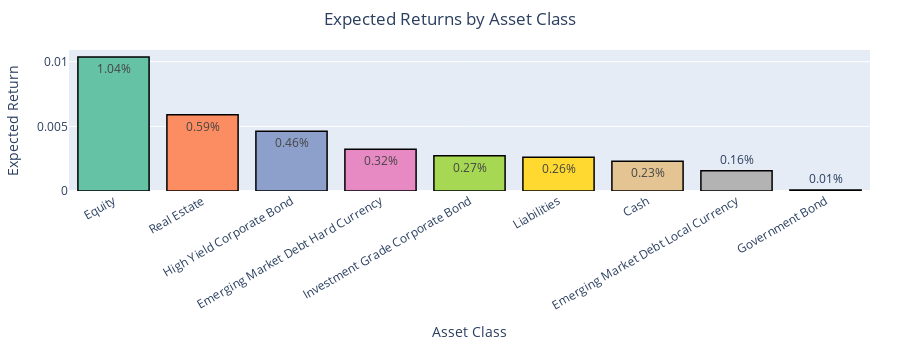

Here is the notebook cell this chart was saved with:
### Code cell
pio.renderers.default = "notebook_connected"
fig = px.bar(
    expected_returns.sort_values(ascending=False),
    title="Expected Returns by Asset Class",
    labels={"value": "Expected Return", "index": "Asset Class"},
    text_auto=".2%",
    color=expected_returns.index,
    color_discrete_sequence=px.colors.qualitative.Set2
)
fig.update_layout(
    showlegend=False,
    title_x=0.5,
    height=350,
    margin=dict(l=30, r=30, t=50, b=30),
    xaxis_tickangle=-30,
    font=dict(size=12)
)
fig.update_traces(marker_line_width=1.5, marker_line_color="black")
fig.show()

### Figure 1 — Plotly figure (JSON) as saved in the notebook; plotly's stock layout.template omitted (floating-point values rounded to 4 significant figures)
{"data": [{"hovertemplate": "color=Cash<br>Asset Class=%{x}<br>Expected Return=%{y}<extra></extra>", "legendgroup": "Cash", "marker": {"color": "rgb(102,194,165)", "line": {"color": "black", "width": 1.5}, "pattern": {"shape": ""}}, "name": "Cash", "orientation": "v", "showlegend": true, "textposition": "auto", "texttemplate": "%{y:.2%}", "type": "bar", "x": ["Equity"], "xaxis": "x", "y": [0.01036], "yaxis": "y"}, {"hovertemplate": "color=Government Bond<br>Asset Class=%{x}<br>Expected Return=%{y}<extra></extra>", "legendgroup": "Government Bond", "marker": {"color": "rgb(252,141,98)", "line": {"color": "black", "width": 1.5}, "pattern": {"shape": ""}}, "name": "Government Bond", "orientation": "v", "showlegend": true, "textposition": "auto", "texttemplate": "%{y:.2%}", "type": "bar", "x": ["Real Estate"], "xaxis": "x", "y": [0.005891], "yaxis": "y"}, {"hovertemplate": "color=High Yield Corporate Bond<br>Asset Class=%{x}<br>Expected Return=%{y}<extra></extra>", "legendgroup": "High Yield Corporate Bond", "marker": {"color": "rgb(141,160,203)", "line": {"color": "black", "width": 1.5}, "pattern": {"shape": ""}}, "name": "High Yield Corporate Bond", "orientation": "v", "showlegend": true, "textposition": "auto", "texttemplate": "%{y:.2%}", "type": "bar", "x": ["High Yield Corporate Bond"], "xaxis": "x", "y": [0.004621], "yaxis": "y"}, {"hovertemplate": "color=Investment Grade Corporate Bond<br>Asset Class=%{x}<br>Expected Return=%{y}<extra></extra>", "legendgroup": "Investment Grade Corporate Bond", "marker": {"color": "rgb(231,138,195)", "line": {"color": "black", "width": 1.5}, "pattern": {"shape": ""}}, "name": "Investment Grade Corporate Bond", "orientation": "v", "showlegend": true, "textposition": "auto", "texttemplate": "%{y:.2%}", "type": "bar", "x": ["Emerging Market Debt Hard Currency"], "xaxis": "x", "y": [0.00323], "yaxis": "y"}, {"hovertemplate": "color=Emerging Market Debt Local Currency<br>Asset Class=%{x}<br>Expected Return=%{y}<extra></extra>", "legendgroup": "Emerging Market Debt Local Currency", "marker": {"color": "rgb(166,216,84)", "line": {"color": "black", "width": 1.5}, "pattern": {"shape": ""}}, "name": "Emerging Market Debt Local Currency", "orientation": "v", "showlegend": true, "textposition": "auto", "texttemplate": "%{y:.2%}", "type": "bar", "x": ["Investment Grade Corporate Bond"], "xaxis": "x", "y": [0.00273], "yaxis": "y"}, {"hovertemplate": "color=Emerging Market Debt Hard Currency<br>Asset Class=%{x}<br>Expected Return=%{y}<extra></extra>", "legendgroup": "Emerging Market Debt Hard Currency", "marker": {"color": "rgb(255,217,47)", "line": {"color": "black", "width": 1.5}, "pattern": {"shape": ""}}, "name": "Emerging Market Debt Hard Currency", "orientation": "v", "showlegend": true, "textposition": "auto", "texttemplate": "%{y:.2%}", "type": "bar", "x": ["Liabilities"], "xaxis": "x", "y": [0.002612], "yaxis": "y"}, {"hovertemplate": "color=Equity<br>Asset Class=%{x}<br>Expected Return=%{y}<extra></extra>", "legendgroup": "Equity", "marker": {"color": "rgb(229,196,148)", "line": {"color": "black", "width": 1.5}, "pattern": {"shape": ""}}, "name": "Equity", "orientation": "v", "showlegend": true, "textposition": "auto", "texttemplate": "%{y:.2%}", "type": "bar", "x": ["Cash"], "xaxis": "x", "y": [0.002295], "yaxis": "y"}, {"hovertemplate": "color=Real Estate<br>Asset Class=%{x}<br>Expected Return=%{y}<extra></extra>", "legendgroup": "Real Estate", "marker": {"color": "rgb(179,179,179)", "line": {"color": "black", "width": 1.5}, "pattern": {"shape": ""}}, "name": "Real Estate", "orientation": "v", "showlegend": true, "textposition": "auto", "texttemplate": "%{y:.2%}", "type": "bar", "x": ["Emerging Market Debt Local Currency"], "xaxis": "x", "y": [0.001575], "yaxis": "y"}, {"hovertemplate": "color=Liabilities<br>Asset Class=%{x}<br>Expected Return=%{y}<extra></extra>", "legendgroup": "Liabilities", "marker": {"color": "rgb(102,194,165)", "line": {"color": "black", "width": 1.5}, "pattern": {"shape": ""}}, "name": "Liabilities", "orientation": "v", "showlegend": true, "textposition": "auto", "texttemplate": "%{y:.2%}", "type": "bar", "x": ["Government Bond"], "xaxis": "x", "y": [8.665e-05], "yaxis": "y"}], "layout": {"barmode": "relative", "font": {"size": 12}, "height": 350, "legend": {"title": {"text": "color"}, "tracegroupgap": 0}, "margin": {"b": 30, "l": 30, "r": 30, "t": 50}, "showlegend": false, "title": {"text": "Expected Returns by Asset Class", "x": 0.5}, "xaxis": {"anchor": "y", "domain": [0, 1], "tickangle": -30, "title": {"text": "Asset Class"}}, "yaxis": {"anchor": "x", "domain": [0, 1], "title": {"text": "Expected Return"}}}}
